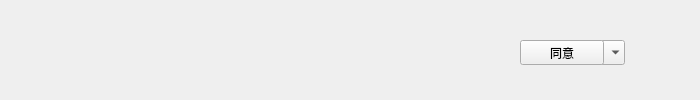
<?xml version="1.0" encoding="UTF-8"?>
<ui version="4.0">
 <class>VerificationItem</class>
 <widget class="QWidget" name="VerificationItem">
  <property name="geometry">
   <rect>
    <x>0</x>
    <y>0</y>
    <width>700</width>
    <height>100</height>
   </rect>
  </property>
  <property name="windowTitle">
   <string>Form</string>
  </property>
  <widget class="QLabel" name="label_icon">
   <property name="geometry">
    <rect>
     <x>10</x>
     <y>10</y>
     <width>80</width>
     <height>80</height>
    </rect>
   </property>
   <property name="text">
    <string/>
   </property>
  </widget>
  <widget class="QLabel" name="label_name">
   <property name="geometry">
    <rect>
     <x>110</x>
     <y>10</y>
     <width>341</width>
     <height>31</height>
    </rect>
   </property>
   <property name="text">
    <string/>
   </property>
  </widget>
  <widget class="QLabel" name="label_name_msg">
   <property name="geometry">
    <rect>
     <x>110</x>
     <y>50</y>
     <width>341</width>
     <height>41</height>
    </rect>
   </property>
   <property name="text">
    <string/>
   </property>
  </widget>
  <widget class="QComboBox" name="comboBox">
   <property name="geometry">
    <rect>
     <x>524</x>
     <y>40</y>
     <width>101</width>
     <height>25</height>
    </rect>
   </property>
   <property name="frame">
    <bool>false</bool>
   </property>
   <item>
    <property name="text">
     <string>同意</string>
    </property>
   </item>
   <item>
    <property name="text">
     <string>拒绝</string>
    </property>
   </item>
  </widget>
  <widget class="QPushButton" name="pushButton">
   <property name="geometry">
    <rect>
     <x>520</x>
     <y>40</y>
     <width>84</width>
     <height>25</height>
    </rect>
   </property>
   <property name="text">
    <string>同意</string>
   </property>
  </widget>
 </widget>
 <resources/>
 <connections/>
</ui>
